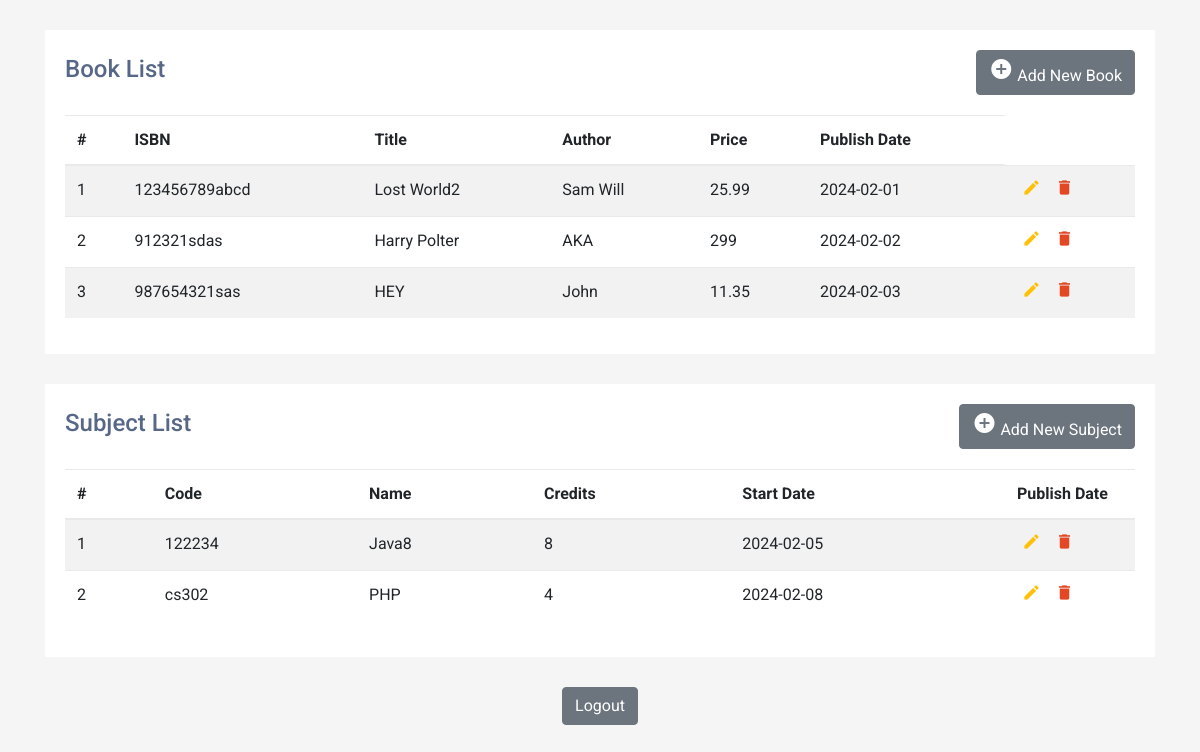
/Assignment2/home.php (signed in), run on the app's committed database.
### tables this page shows
CREATE TABLE `book` (
  `isbn` varchar(13) NOT NULL,
  `price` double DEFAULT NULL,
  `date_of_publication` date DEFAULT NULL,
  `title` varchar(255) DEFAULT NULL,
  `author` varchar(255) DEFAULT NULL,
  `staff_id` varchar(4) DEFAULT NULL
);

CREATE TABLE `subject` (
  `code` varchar(6) NOT NULL,
  `name` varchar(255) DEFAULT NULL,
  `start_date` date DEFAULT NULL,
  `credit` int(11) DEFAULT NULL,
  `staff_id` varchar(4) DEFAULT NULL
);

### Assignment2/home.php (the view, shortened to what this page needs)
<?php
include('config.php');
$staffID = $_SESSION['staffID'];
?>
<!DOCTYPE html>
<html lang="en">
<head>
    <link rel="stylesheet" href="https://stackpath.bootstrapcdn.com/bootstrap/4.5.0/css/bootstrap.min.css">
    <link rel="stylesheet" href="https://maxcdn.bootstrapcdn.com/font-awesome/4.7.0/css/font-awesome.min.css">
</head>
<body>
    <div class="container-xl">
        <div class="table-responsive">
            <div class="table-wrapper">
                <div class="table-title">
                    <div class="row">
                        <div class="col-sm-5">
                            <h2>Book List</b></h2>
                        </div>
                        <div class="col-sm-7" align="right">
                            <a href="addBook.php" class="btn btn-secondary"><i class="material-icons">&#xE147;</i>
                                <span>Add New Book</span></a>
                        </div>
                    </div>
                </div>
                <table class="table table-striped table-hover">
                    <thead>
                        <tr>
                            <th>#</th>
                            <th>ISBN</th>
                            <th>Title</th>
                            <th>Author</th>
                            <th>Price</th>
                            <th>Publish Date</th>
                        </tr>
                    </thead>
                    <tbody>
                        <?php
                        $ret = mysqli_query($con, "select isbn,title,author,price,date_of_publication as dateOfPub from book where staff_id='$staffID'");
                        $cnt = 1;
                        $row = mysqli_num_rows($ret);
                        if ($row > 0) {
                            while ($row = mysqli_fetch_array($ret)) {
                                ?>
                                <tr>
                                    <td>
                                        <?php echo $cnt; ?>
                                    </td>
                                    <td>
                                        <?php echo $row['isbn']; ?>
                                    </td>
                                    <td>
                                        <?php echo $row['title']; ?>
                                    </td>
                                    <td>
                                        <?php echo $row['author']; ?>
                                    </td>
                                    <td>
                                        <?php echo $row['price']; ?>
                                    </td>
                                    <td>
                                        <?php echo $row['dateOfPub']; ?>
                                    </td>
                                    <td>
                                        <a href="editBook.php?isbn=<?php echo htmlentities($row['isbn']); ?>" class="edit"
                                            title="Edit" data-toggle="tooltip"><i class="material-icons">&#xE254;</i></a>
                                        <a href="home.php?isbn=<?php echo ($row['isbn']); ?>" class="delete" title="Delete"
                                            data-toggle="tooltip" onclick="return confirm('Do you really want to Delete ?');"><i
                                                class="material-icons">&#xE872;</i></a>
                                    </td>
                                </tr>
                                <?php
                                $cnt = $cnt + 1;
                            }
                        } else {
                        } ?>
                    </tbody>
                </table>
            </div>
        </div>
    </div>
    <div class="container-xl">
        <div class="table-responsive">
            <div class="table-wrapper">
                <div class="table-title">
                    <div class="row">
                        <div class="col-sm-5">
                            <h2>Subject List</b></h2>
                        </div>
                        <div class="col-sm-7" align="right">
                            <a href="addSubject.php" class="btn btn-secondary"><i class="material-icons">&#xE147;</i>
                                <span>Add New Subject</span></a>
                        </div>
                    </div>
                </div>
                <table class="table table-striped table-hover">
                    <thead>
                        <tr>
                            <th>#</th>
                            <th>Code</th>
                            <th>Name</th>
                            <th>Credits</th>
                            <th>Start Date</th>
                            <th>Publish Date</th>
                        </tr>
                    </thead>
                    <tbody>
                        <?php
                        $ret = mysqli_query($con, "select code,name,credit,start_date as startDate from subject where staff_id='$staffID'");
                        $cnt = 1;
                        $row = mysqli_num_rows($ret);
                        if ($row > 0) {
                            while ($row = mysqli_fetch_array($ret)) {
                                ?>
                                <tr>
                                    <td>
                                        <?php echo $cnt; ?>
                                    </td>
                                    <td>
                                        <?php echo $row['code']; ?>
                                    </td>
                                    <td>
                                        <?php echo $row['name']; ?>
                                    </td>
                                    <td>
                                        <?php echo $row['credit']; ?>
                                    </td>
                                    <td>
                                        <?php echo $row['startDate']; ?>
                                    </td>
                                    <td>
                                        <a href="editSubject.php?code=<?php echo htmlentities($row['code']); ?>" class="edit"
                                            title="Edit" data-toggle="tooltip"><i class="material-icons">&#xE254;</i></a>
                                        <a href="home.php?code=<?php echo ($row['code']); ?>" class="delete" title="Delete"
                                            data-toggle="tooltip" onclick="return confirm('Do you really want to Delete ?');"><i
                                                class="material-icons">&#xE872;</i></a>
                                    </td>
                                </tr>
                                <?php
                                $cnt = $cnt + 1;
                            }
                        } else {
                        } ?>
                    </tbody>
                </table>
            </div>
        </div>
    </div>
    <div align="center">
        <a href="logout.php" class="btn btn-secondary"></i>
            <span>Logout</span></a>
    </div>
</body>
</html>

### Assignment2/home.php (style rules this page uses)
body { color: #566787; background: #f5f5f5; font-family: 'Roboto', sans-serif; }
.table-responsive { margin: 30px 0; }
.table-wrapper { min-width: 1000px; background: #fff; padding: 20px; box-shadow: 0 1px 1px rgba(0, 0, 0, .05); }
.table-title { font-size: 15px; padding-bottom: 10px; margin: 0 0 10px; min-height: 45px; }
.table-title h2 { margin: 5px 0 0; font-size: 24px; }
table.table tr th, table.table tr td { border-color: #e9e9e9; }
table.table td:last-child { width: 130px; }
table.table td a { color: #a0a5b1; display: inline-block; margin: 0 5px; }
table.table td a.edit { color: #FFC107; }
table.table td a.delete { color: #E34724; }
table.table td i { font-size: 19px; }

### data on the page
book: isbn "123456789abcd", title "Lost World2", author "Sam Will", price "25.99", date_of_publication "2024-02-01"
book: isbn "912321sdas", title "Harry Polter", author "AKA", price "299", date_of_publication "2024-02-02"
book: isbn "987654321sas", title "HEY", author "John", price "11.35", date_of_publication "2024-02-03"
subject: code "122234", name "Java8", credit "8", start_date "2024-02-05"
subject: code "cs302", name "PHP", credit "4", start_date "2024-02-08"
